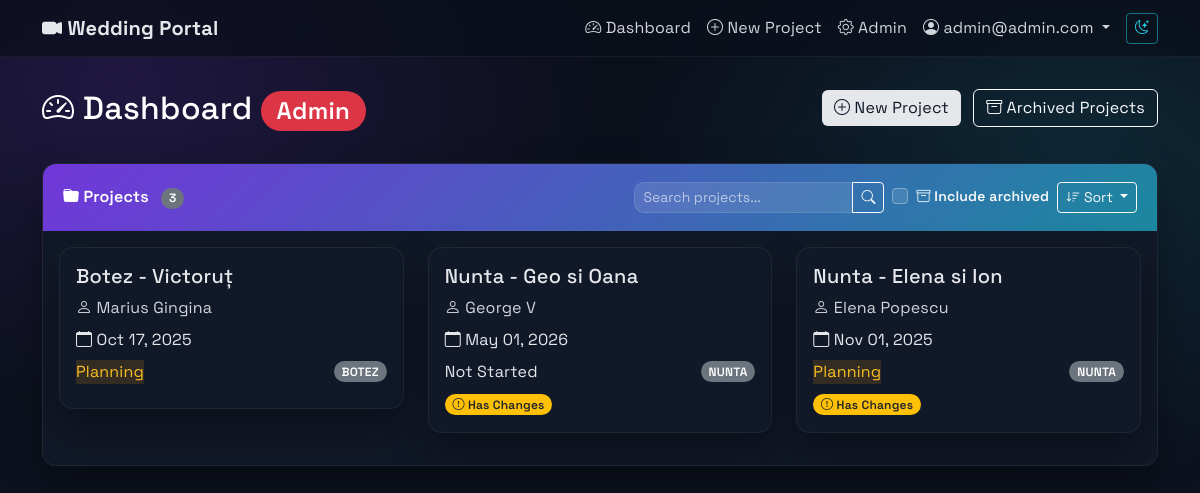
The app's page /dashboard/ (signed in), older data.
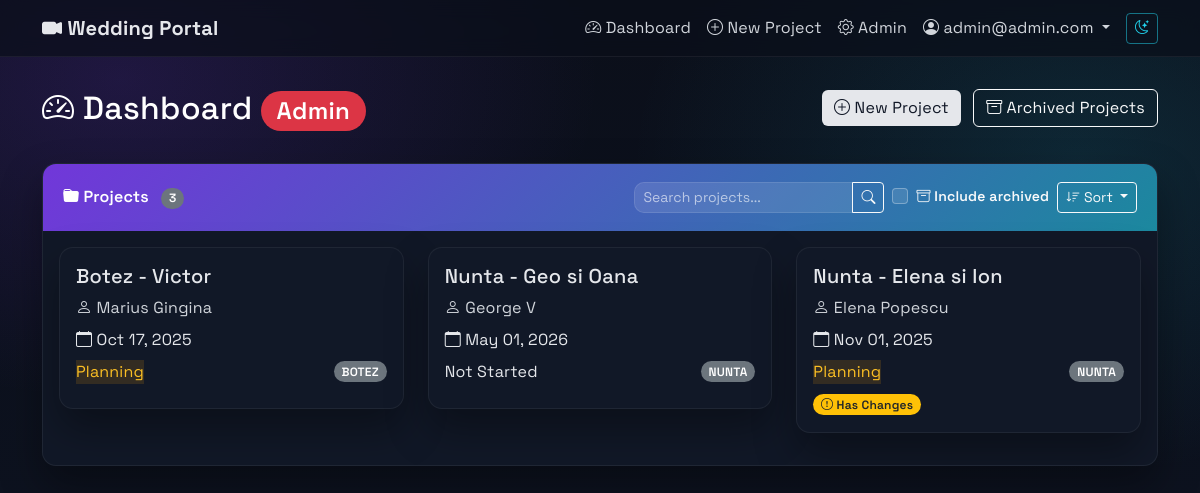
The same page, newer data.
### projects/models.py (models this page shows, shortened)
class User(AbstractUser):
    ROLE_CHOICES = [
        ('ADMIN', 'Admin'),
        ('CLIENT', 'Client'),
    ]
    role = models.CharField(max_length=10, choices=ROLE_CHOICES, default='CLIENT')
    username = models.CharField(max_length=150, blank=True, null=True, unique=False)
    email = models.EmailField(unique=True)
    USERNAME_FIELD = 'email'
    REQUIRED_FIELDS = ['first_name']  # Remove username from required fields
    objects = CustomUserManager()
    def is_admin(self):
        return self.role == 'ADMIN'

class Project(models.Model):
    PROJECT_TYPE_CHOICES = [
        ('NUNTA', 'Nunta'),
        ('BOTEZ', 'Botez'),
        ('ALTELE', 'Altele'),
    ]
    STATUS_CHOICES = [
        ('Not Started', 'Not Started'),
        ('Planning', 'Planning'),
        ('Filming', 'Filming'),
        ('Editing', 'Editing'),
        ('Completed', 'Completed'),
    ]
    EDIT_STATUS_CHOICES = [
        ('Not Started', 'Not Started'),
        ('Pending', 'Pending'),
        ('In Progress', 'In Progress'),
        ('Review', 'Review'),
        ('Completed', 'Completed'),
    ]
    name = models.CharField(max_length=255)
    slug = models.SlugField(max_length=255, unique=True, blank=True, null=True)
    user = models.ForeignKey(User, on_delete=models.CASCADE, related_name='projects')
    client_name = models.CharField(max_length=255, blank=True, null=True)
    client_email = models.EmailField(blank=True, null=True)
    status = models.CharField(max_length=50, choices=STATUS_CHOICES, default='Not Started')
    edit_status = models.CharField(max_length=50, choices=EDIT_STATUS_CHOICES, default='Not Started')
    editing_progress = models.IntegerField(default=0, help_text="Editing progress percentage (0-100)")
    notes = models.TextField(blank=True, null=True)
    is_archived = models.BooleanField(default=False)
    event_date = models.DateTimeField()
    type = models.CharField(max_length=10, choices=PROJECT_TYPE_CHOICES)
    title_video = models.CharField(max_length=255, blank=True, null=True)
    city = models.CharField(max_length=100, blank=True, null=True)
    civil_union_details = models.TextField(blank=True, null=True)
    prep = models.TextField(blank=True, null=True)
    church = models.TextField(blank=True, null=True)
    session = models.TextField(blank=True, null=True)
    restaurant = models.TextField(blank=True, null=True)
    details_extra = models.TextField(blank=True, null=True)
    editing_preferences = models.TextField(blank=True, null=True)
    main_details = models.TextField(blank=True, null=True, help_text="Main event details")
    PACKAGE_TYPE_CHOICES = [
        ('Clasic', 'Clasic'),
        ('Highlights', 'Highlights'),
        ('Duo', 'Duo'),
        ('Cinema', 'Cinema'),
        ('Creative', 'Creative'),
        ('Botez', 'Botez'),
        ('Custom', 'Custom'),
    ]
    MOVIE_DURATION_CHOICES = [
        ('30min', '30 min'),
        ('1h', '1 h'),
        ('1h30min', '1h30min'),
        ('2h-3h', '2h-3h'),
        ('3h-4h', '3h-4h'),
        ('Other', 'Other'),
    ]
    package_type = models.CharField(max_length=20, choices=PACKAGE_TYPE_CHOICES, blank=True, null=True)
    package_4k = models.BooleanField(default=True)
    package_fullhd = models.BooleanField(default=False)
    package_cameras = models.IntegerField(default=1, choices=[(1, '1'), (2, '2'), (3, '3')])
    montage_highlights = models.BooleanField(default=False)
    montage_movie = models.BooleanField(default=False)
    montage_movie_duration = models.CharField(max_length=20, choices=MOVIE_DURATION_CHOICES, blank=True, null=True)
    montage_movie_other = models.CharField(max_length=100, blank=True, null=True)
    montage_bonus_primary = models.BooleanField(default=False)
    montage_bonus_full = models.BooleanField(default=False)
    montage_cinema_duration = models.CharField(max_length=20, choices=[('1h', '1 hour'), ('1h30min', '1h30min')], default='1h30min', blank=True, null=True)
    equipment_audio_recorder = models.BooleanField(default=False)
    equipment_stabilizer = models.BooleanField(default=False)
    equipment_external_light = models.BooleanField(default=False)
    team_videographer = models.IntegerField(default=1)
    team_operator = models.IntegerField(default=0)
    team_assistant = models.IntegerField(default=0)
    delivery_online = models.BooleanField(default=True)
    delivery_usb = models.BooleanField(default=False)
    event_presence = models.TextField(blank=True, null=True)
    filming_details = models.TextField(blank=True, null=True, help_text="Details for the filming team")
    ceremony_field_order = models.JSONField(
        default=dict,
        blank=True,
        help_text="Custom order for ceremony detail fields"
    )
    admin_notified_of_changes = models.BooleanField(default=False)
    last_admin_notification_date = models.DateTimeField(blank=True, null=True)
    last_client_notification_date = models.DateTimeField(blank=True, null=True)
    has_unsent_changes = models.BooleanField(default=False)
    created_at = models.DateTimeField(auto_now_add=True)
    updated_at = models.DateTimeField(auto_now=True)
    class Meta:
        ordering = ['-created_at']

### projects/views.py (the view, shortened to what this page needs)
# urls.py: path('dashboard/', views.dashboard, name='dashboard'),
@login_required
def dashboard(request):
    user = request.user
    search_query = request.GET.get('search', '')
    sort_by = request.GET.get('sort', 'newest')  # Default sort by newest first
    include_archived = request.GET.get('include_archived', '') == 'on'
    valid_sorts = {
        'name': 'name',
        '-name': '-name',
        'date': 'event_date',
        '-date': '-event_date',
        'status': 'status',
        '-status': '-status',
        'client': 'client_name',
        '-client': '-client_name',
        'newest': '-id',
        'oldest': 'id'
    }
    sort_field = valid_sorts.get(sort_by, '-id')
    if user.is_admin():
        if include_archived:
            projects = Project.objects.all()  # Include both archived and active
        else:
            projects = Project.objects.filter(is_archived=False)
        pending_modifications = ProjectModification.objects.filter(status='PENDING')
        projects = projects.order_by(sort_field)
        context = {
            'projects': projects,
            'pending_modifications': pending_modifications,
            'is_admin': True,
            'search_query': search_query,
            'current_sort': sort_by,
            'include_archived': include_archived,
        }
    return render(request, 'dashboard.html', context)

### templates/dashboard.html (shortened to what this page needs)
{% extends 'base.html' %}
{% block content %}
<div class="row mb-4">
    <div class="col">
        <h2 class="text-white">
            <i class="bi bi-speedometer2"></i> Dashboard
            {% if is_admin %}
                <span class="badge bg-danger">Admin</span>
            {% endif %}
        </h2>
    </div>
    {% if is_admin %}
    <div class="col-auto">
        <a href="{% url 'create_project' %}" class="btn btn-light me-2">
            <i class="bi bi-plus-circle"></i> New Project
        </a>
        <a href="{% url 'archived_projects' %}" class="btn btn-outline-light">
            <i class="bi bi-archive"></i> Archived Projects
        </a>
    </div>
    {% endif %}
</div>
<div class="card">
    <div class="card-header d-flex justify-content-between align-items-center">
        <div>
            <i class="bi bi-folder-fill"></i> Projects
            {% if projects %}
                <span class="badge bg-secondary ms-2">{{ projects|length }}</span>
            {% endif %}
        </div>
        <div class="d-flex gap-2 align-items-center">
            <div class="input-group" style="width: 250px;">
                <input type="text" class="form-control form-control-sm" id="projectSearch"
                       placeholder="Search projects..." value="{{ search_query }}"
                       style="background-color: rgba(255,255,255,0.1); border-color: rgba(255,255,255,0.2); color: white;">
                <button class="btn btn-outline-light btn-sm" type="button" id="searchButton">
                    <i class="bi bi-search"></i>
                </button>
            </div>
            <div class="form-check" style="min-width: 140px;">
                <input class="form-check-input" type="checkbox" id="includeArchived"
                       style="background-color: rgba(255,255,255,0.1); border-color: rgba(255,255,255,0.3);">
                <label class="form-check-label text-light small" for="includeArchived">
                    <i class="bi bi-archive"></i> Include archived
                </label>
            </div>
            <div class="dropdown">
                <button class="btn btn-outline-light btn-sm dropdown-toggle" type="button"
                        id="sortDropdown" data-bs-toggle="dropdown" aria-expanded="false">
                    <i class="bi bi-sort-down"></i> Sort
                </button>
            </div>
        </div>
    </div>
    <div class="card-body">
        {% if projects %}
        <div class="row">
            {% for project in projects %}
            <div class="col-md-6 col-lg-4 mb-3">
                <div class="card project-card position-relative" style="cursor: pointer;" data-project-url="{% url 'project_detail' project.slug %}">
                    <div class="card-body">
                        <h5 class="card-title">{{ project.name }}</h5>
                        <p class="text-muted mb-2">
                            <i class="bi bi-person"></i> {{ project.client_name|default:project.user.get_full_name|default:project.user.username }}
                        </p>
                        <p class="mb-2">
                            <i class="bi bi-calendar"></i> {{ project.event_date|date:"M d, Y" }}
                        </p>
                        <div class="d-flex justify-content-between align-items-center">
                            <span class="status-badge status-{{ project.status|lower|cut:" " }}">
                                {{ project.status }}
                            </span>
                            <span class="badge bg-secondary">
                                {{ project.type }}
                            </span>
                        </div>
                        <div class="mt-2">
                            {% if project.has_unsent_changes %}
                            <span class="badge bg-warning text-dark me-1">
                                <i class="bi bi-exclamation-circle"></i> Has Changes
                            </span>
                            {% endif %}
                        </div>
                    </div>
                </div>
            </div>
            {% endfor %}
        </div>
        {% endif %}
    </div>
</div>
{% endblock %}

### templates/base.html (shortened to what this page needs)
<!DOCTYPE html>
{% load static %}
<html lang="en">
<head>
    <link href="https://cdn.jsdelivr.net/npm/bootstrap@5.3.0/dist/css/bootstrap.min.css" rel="stylesheet">
    <link href="https://cdn.jsdelivr.net/npm/bootstrap-icons@1.11.0/font/bootstrap-icons.css" rel="stylesheet">
    <link href="{% static 'css/theme.css' %}" rel="stylesheet">
</head>
<body>
    <nav class="navbar navbar-expand-lg navbar-dark">
        <div class="container">
            <a class="navbar-brand" href="{% url 'dashboard' %}">
                <i class="bi bi-camera-video-fill"></i> Wedding Portal
            </a>
            <div class="collapse navbar-collapse" id="navbarNav">
                <ul class="navbar-nav ms-auto">
                    {% if user.is_authenticated %}
                        <li class="nav-item">
                            <a class="nav-link" href="{% url 'dashboard' %}">
                                <i class="bi bi-speedometer2"></i> Dashboard
                            </a>
                        </li>
                        {% if user.is_admin %}
                        <li class="nav-item">
                            <a class="nav-link" href="{% url 'create_project' %}">
                                <i class="bi bi-plus-circle"></i> New Project
                            </a>
                        </li>
                        <li class="nav-item">
                            <a class="nav-link" href="/admin/">
                                <i class="bi bi-gear"></i> Admin
                            </a>
                        </li>
                        {% endif %}
                        <li class="nav-item dropdown">
                            <a class="nav-link dropdown-toggle" href="#" id="userDropdown" role="button" data-bs-toggle="dropdown">
                                <i class="bi bi-person-circle"></i> {{ user.get_full_name|default:user.email }}
                            </a>
                        </li>
                    {% else %}
                        <li class="nav-item">
                            <a class="nav-link" href="{% url 'login' %}">
                                <i class="bi bi-box-arrow-in-right"></i> Login
                            </a>
                        </li>
                    {% endif %}
                </ul>
            </div>
        </div>
    </nav>
    <div class="main-container">
        <div class="container">
            {% block content %}{% endblock %}
        </div>
    </div>
</body>
</html>

### static/css/theme.css (style rules this page uses)
:root { --bg-900: #0b0f1a; --bg-850: #0e1422; --bg-800: #0f1629; --surface-800: #111827; --surface-700: #1f2937; --surface-600: #273449; --text-100: #e5e7eb; --text-300: #d1d5db; --text-500: #9ca3af; --text-muted: #9ca3af; --primary: #7c3aed; --primary-700: #6d28d9; --accent: #22d3ee; --success: #10b981; --warning: #f59e0b; --danger: #ef4444; --radius: 14px; --radius-sm: 10px; --bs-body-color: var(--text-100); --bs-heading-color: var(--text-100); --bs-secondary-color: var(--text-300); --bs-border-color: rgba(255, 255, 255, 0.1); --field-view-bg: rgba(255, 255, 255, 0.07); --field-view-border: rgba(255, 255, 255, 0.08); --field-edit-bg: rgba(34, 211, 238, 0.08); --field-edit-border: rgba(34, 211, 238, 0.3); }
html, body { color-scheme: dark; }
body { background: radial-gradient(1200px 800px at 10% 10%, rgba(124, 58, 237, 0.18) 0%, transparent 40%), radial-gradient(1000px 700px at 90% 20%, rgba(34, 211, 238, 0.12) 0%, transparent 45%), linear-gradient(180deg, var(--bg-900) 0%, var(--bg-850) 100%); color: var(--text-100); min-height: 100vh; font-family: "Space Grotesk", -apple-system, BlinkMacSystemFont, "Segoe UI", Roboto, Arial, sans-serif; letter-spacing: 0.2px; -webkit-font-smoothing: antialiased; -moz-osx-font-smoothing: grayscale; }
.navbar { background: rgba(10, 15, 26, 0.7) !important; backdrop-filter: blur(10px); border-bottom: 1px solid rgba(255, 255, 255, 0.06); }
.navbar-brand { font-weight: 700; color: var(--text-100) !important; }
.nav-link { color: var(--text-300) !important; }
.main-container { padding: 2rem 0; min-height: calc(100vh - 56px); }
.card { background: var(--surface-800); border: 1px solid rgba(255, 255, 255, 0.06); border-radius: var(--radius); box-shadow: 0 20px 40px rgba(0, 0, 0, 0.35); overflow: hidden; }
.card-header { background: linear-gradient(135deg, rgba(124, 58, 237, 0.9), rgba(34, 211, 238, 0.6)); color: #fff; font-weight: 600; border: none; padding: 1.1rem 1.25rem; }
.btn-light { background: #e5e7eb; color: #111827; border: none; }
.form-control, .form-select, .form-control:disabled, .form-select:disabled { background-color: var(--surface-600); border: 1px solid rgba(255, 255, 255, 0.14); color: var(--text-100); border-radius: 10px; }
.form-control::placeholder { color: var(--text-300); }
.badge { border-radius: 999px; font-weight: 600; }
.status-planning { background: rgba(245, 158, 11, 0.15); color: #fbbf24; }
.project-card { transition: transform 0.2s, box-shadow 0.2s, border-color 0.2s; cursor: pointer; }
a { color: #a5b4fc; }
h1, h2, h3, h4, h5, h6 { letter-spacing: 0.3px; color: var(--text-100); }
small, .text-muted { color: var(--text-300) !important; }

Row changes from the older to the newer data that the page shows:
changed Project "BOTEZ": name "Botez - Victoruț" → "Botez - Victor"
changed Project "Nunta - Geo si Oana": no longer shows "Has Changes"
